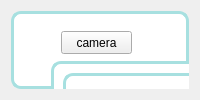
         <widget class="QWidget" name="tab_5">
          <attribute name="icon">
           <iconset>
            <normaloff>../../Desktop/QT/camera.png</normaloff>../../Desktop/QT/camera.png</iconset>
          </attribute>
          <attribute name="title">
           <string>Camera</string>
          </attribute>
          <layout class="QGridLayout" name="gridLayout_2">
           <item row="0" column="0">
            <widget class="QFrame" name="frame_3">
             <property name="styleSheet">
              <string notr="true">QFrame{
background-color: rgb(255, 255, 255);
border: 3px solid gray ;
border-color: rgb(167, 224, 224);
border-radius: 10px;
}</string>
             </property>
             <property name="frameShape">
              <enum>QFrame::StyledPanel</enum>
             </property>
             <property name="frameShadow">
              <enum>QFrame::Raised</enum>
             </property>
             <widget class="QStackedWidget" name="stackedWidget">
              <property name="geometry">
               <rect>
                <x>40</x>
                <y>50</y>
                <width>681</width>
                <height>311</height>
               </rect>
              </property>
              <property name="sizePolicy">
               <sizepolicy hsizetype="Preferred" vsizetype="Preferred">
                <horstretch>1</horstretch>
                <verstretch>0</verstretch>
               </sizepolicy>
              </property>
              <property name="palette">
               <palette>
                <active>
                 <colorrole role="Button">
                  <brush brushstyle="SolidPattern">
                   <color alpha="255">
                    <red>255</red>
                    <green>255</green>
                    <blue>255</blue>
                   </color>
                  </brush>
                 </colorrole>
                 <colorrole role="Base">
                  <brush brushstyle="SolidPattern">
                   <color alpha="255">
                    <red>255</red>
                    <green>255</green>
                    <blue>255</blue>
                   </color>
                  </brush>
                 </colorrole>
                 <colorrole role="Window">
                  <brush brushstyle="SolidPattern">
                   <color alpha="255">
                    <red>255</red>
                    <green>255</green>
                    <blue>255</blue>
                   </color>
                  </brush>
                 </colorrole>
                </active>
                <inactive>
                 <colorrole role="Button">
                  <brush brushstyle="SolidPattern">
                   <color alpha="255">
                    <red>255</red>
                    <green>255</green>
                    <blue>255</blue>
                   </color>
                  </brush>
                 </colorrole>
                 <colorrole role="Base">
                  <brush brushstyle="SolidPattern">
                   <color alpha="255">
                    <red>255</red>
                    <green>255</green>
                    <blue>255</blue>
                   </color>
                  </brush>
                 </colorrole>
                 <colorrole role="Window">
                  <brush brushstyle="SolidPattern">
                   <color alpha="255">
                    <red>255</red>
                    <green>255</green>
                    <blue>255</blue>
                   </color>
                  </brush>
                 </colorrole>
                </inactive>
                <disabled>
                 <colorrole role="Button">
                  <brush brushstyle="SolidPattern">
                   <color alpha="255">
                    <red>255</red>
                    <green>255</green>
                    <blue>255</blue>
                   </color>
                  </brush>
                 </colorrole>
                 <colorrole role="Base">
                  <brush brushstyle="SolidPattern">
                   <color alpha="255">
                    <red>255</red>
                    <green>255</green>
                    <blue>255</blue>
                   </color>
                  </brush>
                 </colorrole>
                 <colorrole role="Window">
                  <brush brushstyle="SolidPattern">
                   <color alpha="255">
                    <red>255</red>
                    <green>255</green>
                    <blue>255</blue>
                   </color>
                  </brush>
                 </colorrole>
                </disabled>
               </palette>
              </property>
              <property name="currentIndex">
               <number>1</number>
              </property>
              <widget class="QWidget" name="viewfinderPage">
               <layout class="QGridLayout" name="gridLayout_5">
                <item row="0" column="0">
                 <widget class="QCameraViewfinder" name="viewfinder" native="true"/>
                </item>
               </layout>
              </widget>
              <widget class="QWidget" name="previewPage">
               <layout class="QGridLayout" name="gridLayout_4">
                <item row="0" column="0">
                 <widget class="QLabel" name="lastImagePreviewLabel">
                  <property name="sizePolicy">
                   <sizepolicy hsizetype="Preferred" vsizetype="MinimumExpanding">
                    <horstretch>0</horstretch>
                    <verstretch>0</verstretch>
                   </sizepolicy>
                  </property>
                  <property name="frameShape">
                   <enum>QFrame::Box</enum>
                  </property>
                  <property name="text">
                   <string/>
                  </property>
                 </widget>
                </item>
               </layout>
              </widget>
             </widget>
             <widget class="QPushButton" name="takeImageButton">
              <property name="enabled">
               <bool>false</bool>
              </property>
              <property name="geometry">
               <rect>
                <x>80</x>
                <y>410</y>
                <width>611</width>
                <height>28</height>
               </rect>
              </property>
              <property name="text">
               <string>Capture Photo</string>
              </property>
             </widget>
             <widget class="QPushButton" name="camera">
              <property name="geometry">
               <rect>
                <x>50</x>
                <y>20</y>
                <width>71</width>
                <height>23</height>
               </rect>
              </property>
              <property name="text">
               <string>camera</string>
              </property>
             </widget>
            </widget>
           </item>
          </layout>
         </widget>
